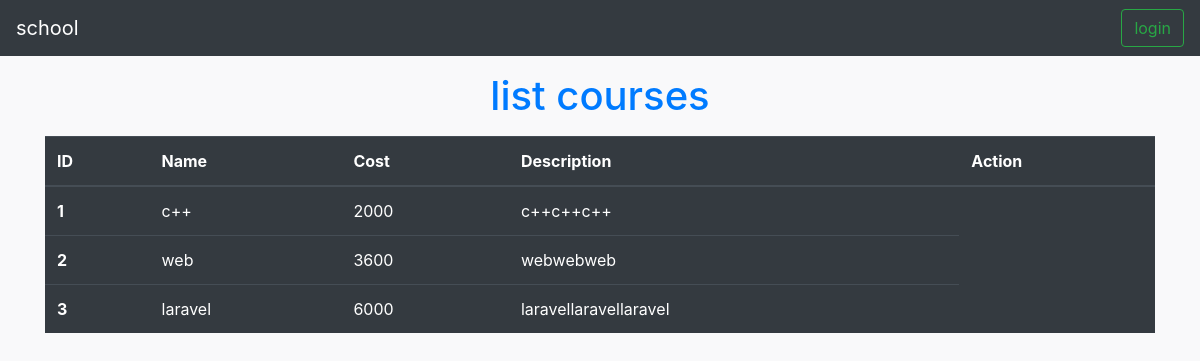
The page /courses/list.php on the database its author committed.
### tables this page shows
CREATE TABLE `courses` (
  `courseid` int(11) NOT NULL,
  `name` varchar(200) NOT NULL,
  `cost` float NOT NULL,
  `description` varchar(255) NOT NULL
);

### courses/list.php (the view, shortened to what this page needs)
<?php
include "../forAll/nav.php";
include "../forAll/condigDataBase.php";
    $showData="SELECT * FROM `courses`";
    $s = mysqli_query($conn,$showData);
?>
<h1 class="text-center text-primary my-3">list courses</h1>
<div class="container">
    <table class="table table-dark">
        <thead>
            <tr>
                <th scope="col">ID</th>
                <th scope="col">Name</th>
                <th scope="col">Cost</th>
                <th scope="col">Description</th>
                <th scope="col">Action</th>
            </tr>
        </thead>
        <tbody>
            <?php foreach ($s as $data){ ?>
            <tr>
                <th scope="row"><?php echo $data['courseid'] ?></th>
                <td><?php echo $data['name'] ?></td>
                <td><?php echo $data['cost'] ?></td>
                <td><?php echo $data['description'] ?></td>
            </tr>
            <?php } ?>
        </tbody>
    </table>
</div>
<?php
include "../forAll/footer.php";
?>

### css/main.css (style rules this page uses)
body { background-color: #f9f9fa }

### rows shown on the page
courses: courseid "1", name "c++", cost "2000", description "c++c++c++"
courses: courseid "2", name "web", cost "3600", description "webwebweb"
courses: courseid "3", name "laravel", cost "6000", description "laravellaravellaravel"
